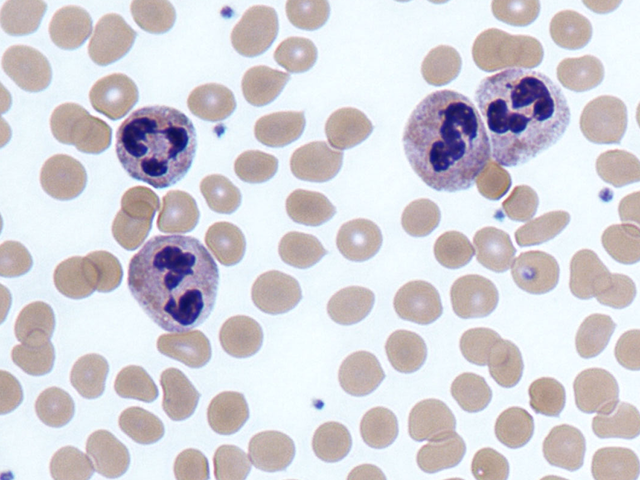
#> input picture ch07 이진 영상 처리/img/cells.png, 640 x 480 px
$ python threshold.py
#> lines starting #> are read from the running program, lines starting #| are printed output that depends on the picture; after the words box and inside, x2 and y2 are one past the last pixel; in counts of white or black regions, pixels touching at a corner belong together
'''
01 영상의 이진화

영상의 이진화(Binarization)란?
- 영상의 픽셀 값을 0 또는 255(1)로 만드는 연산 (e.g. 배경(background) vs. 객체(object), 관심 영역 vs. 비관심 영역)

그레이스케일 영상의 이진화
g(x, y) = 0 if f(x, y) <= T, 255 if f(x,y) > T
T: 임계값, 문턱치, threshold

임계값 함수
cv2.threshold(src, thresh, maxval, type, dst=None) -> retval, dst
- src: 입력 영상. 다채널, 8비트 또는 32비트 실수형.
- thresh: 사용자 지정 임계값
- maxval: cv2.THRESH_BINARY 또는 cv2.THRESH_BINARY_INV 방법(두 가지 방법이 가장 많이 쓰인다.) 사용 시 최댓값. 보통 255로 지정.
- type: cv2.THRESH_ 로 시작하는 플래그. 임계값 함수 동작 지정 또는 자동 임계값 결정 방법 지정
- retval: 사용된 임계값
- dst: 출력 영상. src와 동일 크기, 동일 타입, 같은 채널 수.
'''

import sys
import numpy as np
import cv2

src = cv2.imread('img/cells.png', cv2.IMREAD_GRAYSCALE)
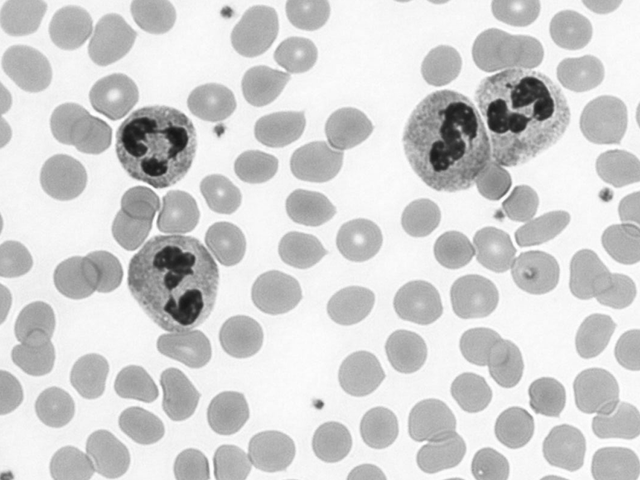
#> src: shape (480, 640); min 21, max 255, mean 209.5

if src is None:
    print('Image load failed!')
    sys.exit()


def threshold1():
    _, dst1 = cv2.threshold(src, 100, 255, cv2.THRESH_BINARY)  # 첫번째 값에 _를 넣어줘야 원하는 결과를 얻을 수 있다.
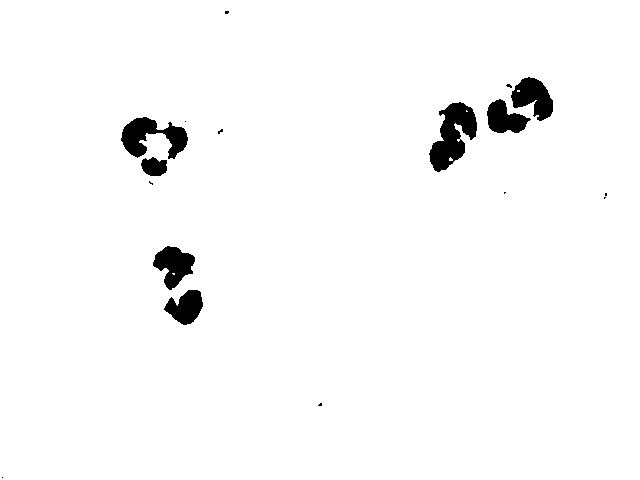
#> dst1: shape (480, 640); 97.5% white; 17 black regions (10 under 20 px), largest, box (x1, y1, x2, y2) and area: (429, 102, 477, 172) 1853, (121, 117, 188, 159) 1448, (511, 77, 553, 121) 1112
    _, dst2 = cv2.threshold(src, 210, 255, cv2.THRESH_BINARY)
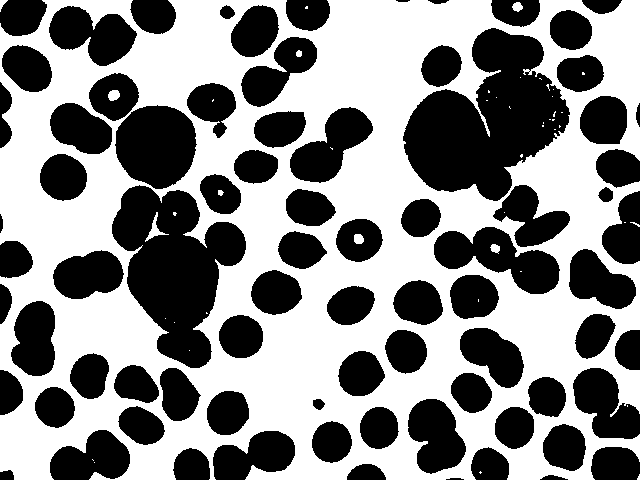
#> dst2: shape (480, 640); 53.4% white; 79 black regions, largest, box (x1, y1, x2, y2) and area: (403, 28, 570, 201) 16495, (112, 185, 246, 368) 13509, (115, 105, 197, 189) 5253
#> slider 'Threshold' is set to 85

    cv2.imshow('src', src)
    cv2.imshow('dst1', dst1)
    cv2.imshow('dst2', dst2)
    cv2.waitKey()
    cv2.destroyAllWindows()


def threshold2():  # trackbar를 사용하여 threshold를 지정할 수 있다.
    def on_threshold(pos):
#> called with pos = 128
        _, dst = cv2.threshold(src, pos, 255, cv2.THRESH_BINARY)
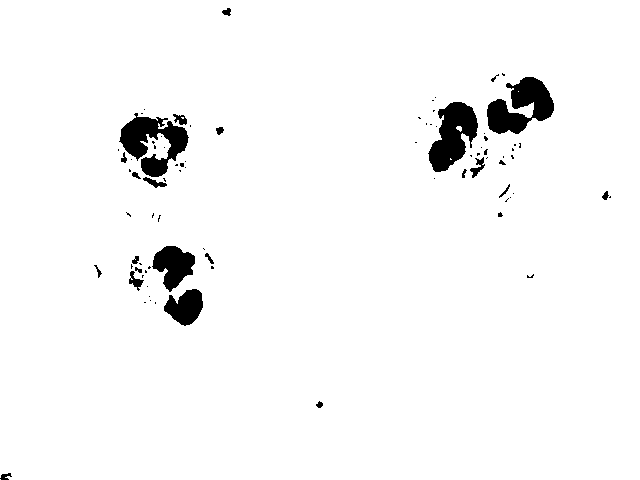
#> dst: shape (480, 640); 96.8% white; 83 black regions (59 under 20 px), largest, box (x1, y1, x2, y2) and area: (487, 77, 554, 134) 2216, (119, 113, 189, 177) 2197, (428, 102, 478, 172) 2073
        cv2.imshow('dst', dst)

    cv2.imshow('src', src)
    cv2.namedWindow('dst')
    cv2.createTrackbar('Threshold', 'dst', 0, 255, on_threshold)
    cv2.setTrackbarPos('Threshold', 'dst', 128)

    cv2.waitKey()
    cv2.destroyAllWindows()


threshold1()
threshold2()
